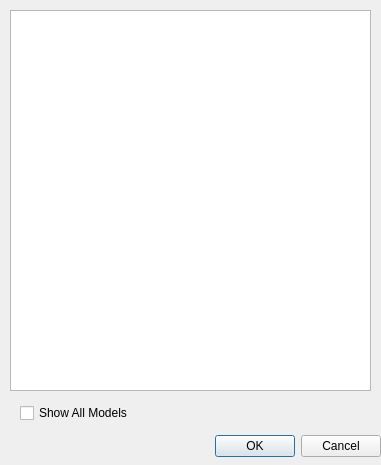
<?xml version="1.0" encoding="UTF-8"?>
<ui version="4.0">
 <class>ModelSelector</class>
 <widget class="QDialog" name="ModelSelector">
  <property name="geometry">
   <rect>
    <x>0</x>
    <y>0</y>
    <width>381</width>
    <height>465</height>
   </rect>
  </property>
  <property name="windowTitle">
   <string>Select Model</string>
  </property>
  <widget class="QDialogButtonBox" name="buttonBox">
   <property name="geometry">
    <rect>
     <x>40</x>
     <y>430</y>
     <width>341</width>
     <height>32</height>
    </rect>
   </property>
   <property name="orientation">
    <enum>Qt::Horizontal</enum>
   </property>
   <property name="standardButtons">
    <set>QDialogButtonBox::Cancel|QDialogButtonBox::Ok</set>
   </property>
  </widget>
  <widget class="QCheckBox" name="checkBoxShowAll">
   <property name="geometry">
    <rect>
     <x>20</x>
     <y>400</y>
     <width>131</width>
     <height>26</height>
    </rect>
   </property>
   <property name="text">
    <string>Show All Models</string>
   </property>
  </widget>
  <widget class="QListWidget" name="listWidgetModelList">
   <property name="geometry">
    <rect>
     <x>10</x>
     <y>10</y>
     <width>361</width>
     <height>381</height>
    </rect>
   </property>
  </widget>
 </widget>
 <resources/>
 <connections>
  <connection>
   <sender>buttonBox</sender>
   <signal>accepted()</signal>
   <receiver>ModelSelector</receiver>
   <slot>accept()</slot>
   <hints>
    <hint type="sourcelabel">
     <x>248</x>
     <y>254</y>
    </hint>
    <hint type="destinationlabel">
     <x>157</x>
     <y>274</y>
    </hint>
   </hints>
  </connection>
  <connection>
   <sender>buttonBox</sender>
   <signal>rejected()</signal>
   <receiver>ModelSelector</receiver>
   <slot>reject()</slot>
   <hints>
    <hint type="sourcelabel">
     <x>316</x>
     <y>260</y>
    </hint>
    <hint type="destinationlabel">
     <x>286</x>
     <y>274</y>
    </hint>
   </hints>
  </connection>
 </connections>
</ui>
